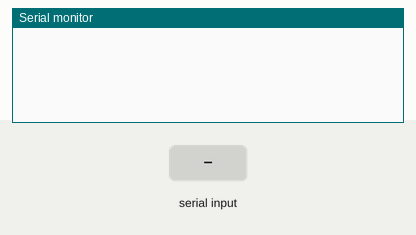
The sketch below on a simulated Arduino Uno, built with avr-gcc and run on an emulated ATmega328P. On the bench: the last lines printed to the serial monitor. The test bench sets the inputs (shaded band).

Above: at 1.2 s.
1.3 s: "90,45,200\n" received over Serial
At 2.4 s:
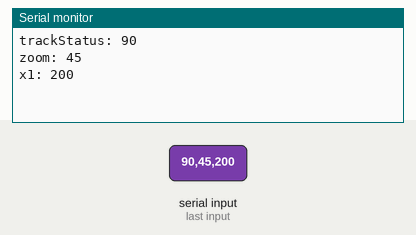
2.8 s: "30,150,10\n" received over Serial
At 3.6 s:
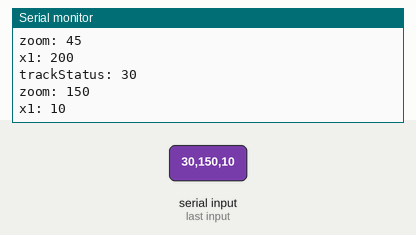

Measured:
- after the input at 1.3 s, the serial monitor: prints a new line at once (image 1)
- after the input at 2.8 s, the serial monitor: prints a new line at once (image 2)

The sketch:

Arduino_serial_test_1.ino
```cpp
char content[32];
char byteRead;
int testVal;

void setup() {
  Serial.begin(115200);
}

void loop() {
  int i = 0;
  //int availableBytes = Serial.available();
    while(Serial.available() > 0) {
      //content[i] = Serial.read(); //put latest byte into char array
      //i++;
      int trackStatus = Serial.parseInt();
      int zoom = Serial.parseInt();
      int x1 = Serial.parseInt();

      if(Serial.read() == '\n') {
        Serial.print("trackStatus: ");
        Serial.println(trackStatus);
        Serial.print("zoom: ");
        Serial.println(zoom);
        Serial.print("x1: ");
        Serial.println(x1);
      }
    }
    content[i+1] = '\0'; //append null
    if(i != 0) {
      //Serial.print(content);
      //Serial.println("");
      testVal = atoi(content);
      Serial.print(testVal+2);
      content[0] = '\0';
    }
  }
```
